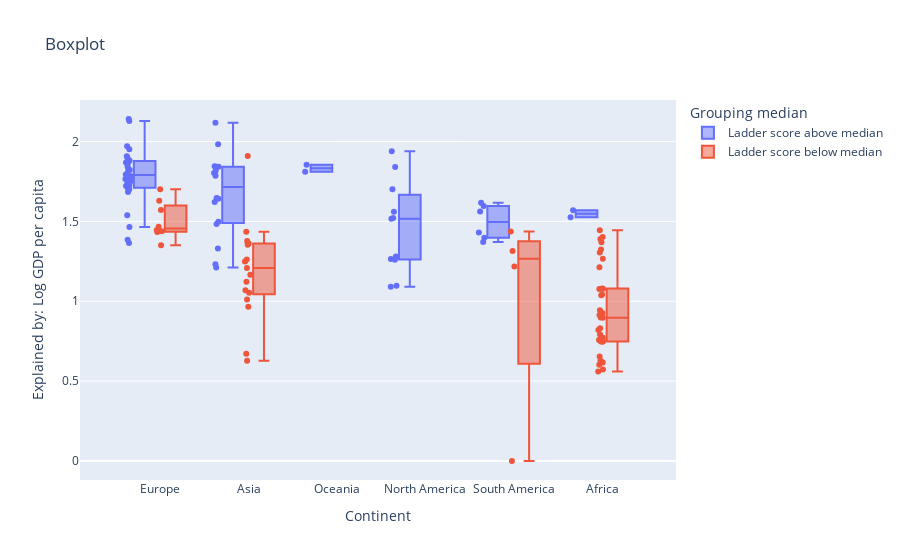

Notebook code for this chart:
### Code cell
boxplot = px.box(whr, 
                 x='Continent', 
                 y='Explained by: Log GDP per capita', 
                 color='Grouping median',
                 points='all',
                 notched=False,
                 hover_data=['Country name', 'Ladder score'],
                 title="Boxplot")
boxplot.update_traces(quartilemethod="linear")
boxplot.show()

### Figure 1 — Plotly figure (JSON) as saved in the notebook; plotly's stock layout.template omitted (floating-point values rounded to 4 significant figures; data arrays with more than 128 entries replaced by an {"elided": "..."} marker saying what was removed)
{"data": [{"alignmentgroup": "True", "boxpoints": "all", "customdata": {"elided": "72x2 mixed values"}, "hovertemplate": "Grouping median=Ladder score above median<br>Continent=%{x}<br>Explained by: Log GDP per capita=%{y}<br>Country name=%{customdata[0]}<br>Ladder score=%{customdata[1]}<extra></extra>", "legendgroup": "Ladder score above median", "marker": {"color": "#636efa"}, "name": "Ladder score above median", "notched": false, "offsetgroup": "Ladder score above median", "orientation": "v", "quartilemethod": "linear", "showlegend": true, "type": "box", "x": ["Europe", "Europe", "Europe", "Europe", "Asia", "Europe", "Europe", "Europe", "Europe", "Oceania", "Oceania", "North America", "Asia", "Europe", "North America", "Europe", "Europe", "Europe", "Europe", "Europe", "Europe", "Asia", "North America", "Europe", "North America", "South America", "Europe", "Asia", "Europe", "Asia", "Asia", "Europe", "North America", "Europe", "Europe", "Europe", "Europe", "South America", "North America", "Europe", "Europe", "North America", "North America", "South America", "Europe", "Europe", "Asia", "South America", "Asia", "Europe", "Asia", "Asia", "Asia", "Asia", "Europe", "Europe", "South America", "Asia", "Asia", "Asia", "North America", "Asia", "Europe", "Europe", "Europe", "Africa", "North America", "South America", "North America", "Africa", "Europe", "Asia"], "x0": " ", "xaxis": "x", "y": [1.844, 1.908, 1.881, 1.878, 1.803, 1.901, 1.952, 2.141, 1.97, 1.854, 1.81, 1.561, 1.845, 1.885, 1.84, 1.868, 2.129, 1.783, 1.766, 1.822, 1.786, 1.983, 1.939, 1.871, 1.521, 1.596, 1.818, 1.842, 1.364, 2.118, 1.842, 1.699, 1.265, 1.752, 1.738, 1.766, 1.538, 1.616, 1.702, 1.827, 1.8, 1.26, 1.097, 1.43, 1.706, 1.7, 1.212, 1.562, 1.622, 1.794, 1.786, 1.815, 1.232, 1.331, 1.728, 1.722, 1.398, 1.484, 1.646, 1.497, 1.091, null, 1.71, 1.684, 1.465, 1.526, 1.28, 1.371, 1.517, 1.57, 1.385, 1.642], "y0": " ", "yaxis": "y"}, {"alignmentgroup": "True", "boxpoints": "all", "customdata": {"elided": "71x2 mixed values"}, "hovertemplate": "Grouping median=Ladder score below median<br>Continent=%{x}<br>Explained by: Log GDP per capita=%{y}<br>Country name=%{customdata[0]}<br>Ladder score=%{customdata[1]}<extra></extra>", "legendgroup": "Ladder score below median", "marker": {"color": "#EF553B"}, "name": "Ladder score below median", "notched": false, "offsetgroup": "Ladder score below median", "orientation": "v", "quartilemethod": "linear", "showlegend": true, "type": "box", "x": ["South America", "South America", "Asia", "Europe", "Asia", "South America", "South America", "Asia", "Europe", "Europe", "Africa", null, "Africa", "Asia", "Europe", "Asia", null, "Africa", "Europe", "Asia", "Asia", "Asia", "Africa", "Africa", "Africa", "Europe", "Africa", "Asia", "Europe", "Africa", null, "Africa", "Europe", "Africa", "Africa", "Asia", "Africa", null, "Africa", "Africa", "Africa", "Africa", "Africa", "Africa", "Africa", null, "Asia", "Africa", "Africa", "Africa", "Africa", "Africa", "Asia", "Asia", "Africa", "Asia", "Asia", "Africa", "Africa", "Africa", "Asia", "Africa", null, "Africa", "Africa", "Africa", null, "Africa", "Africa", "Asia", "Asia"], "x0": " ", "xaxis": "x", "y": [1.217, 1.315, 1.054, 1.571, 1.353, 1.437, 0, 1.361, 1.629, 1.444, 1.389, 1.475, 1.324, 1.909, 1.438, null, 0.892, 0.56, 1.467, 1.249, 0.965, 1.208, 1.403, 1.08, 0.831, 1.702, 0.927, 1.435, 1.433, 1.042, null, 0.943, 1.35, 1.266, 1.213, 1.069, 0.573, 0.756, 1.078, 0.75, 0.603, 1.037, 1.306, 0.914, 0.772, 0.978, 1.011, 1.077, 0.619, 0.747, 0.628, 0.758, 1.262, 1.166, 1.37, 1.361, 1.122, 0.792, 0.82, 0.896, 0.671, 0.899, 1.255, 0.617, 1.445, 0.748, 0.534, 0.654, 0.771, 1.377, 0.628], "y0": " ", "yaxis": "y"}], "layout": {"boxmode": "group", "legend": {"title": {"text": "Grouping median"}, "tracegroupgap": 0}, "title": {"text": "Boxplot"}, "xaxis": {"anchor": "y", "domain": [0, 1], "title": {"text": "Continent"}}, "yaxis": {"anchor": "x", "domain": [0, 1], "title": {"text": "Explained by: Log GDP per capita"}}}}
